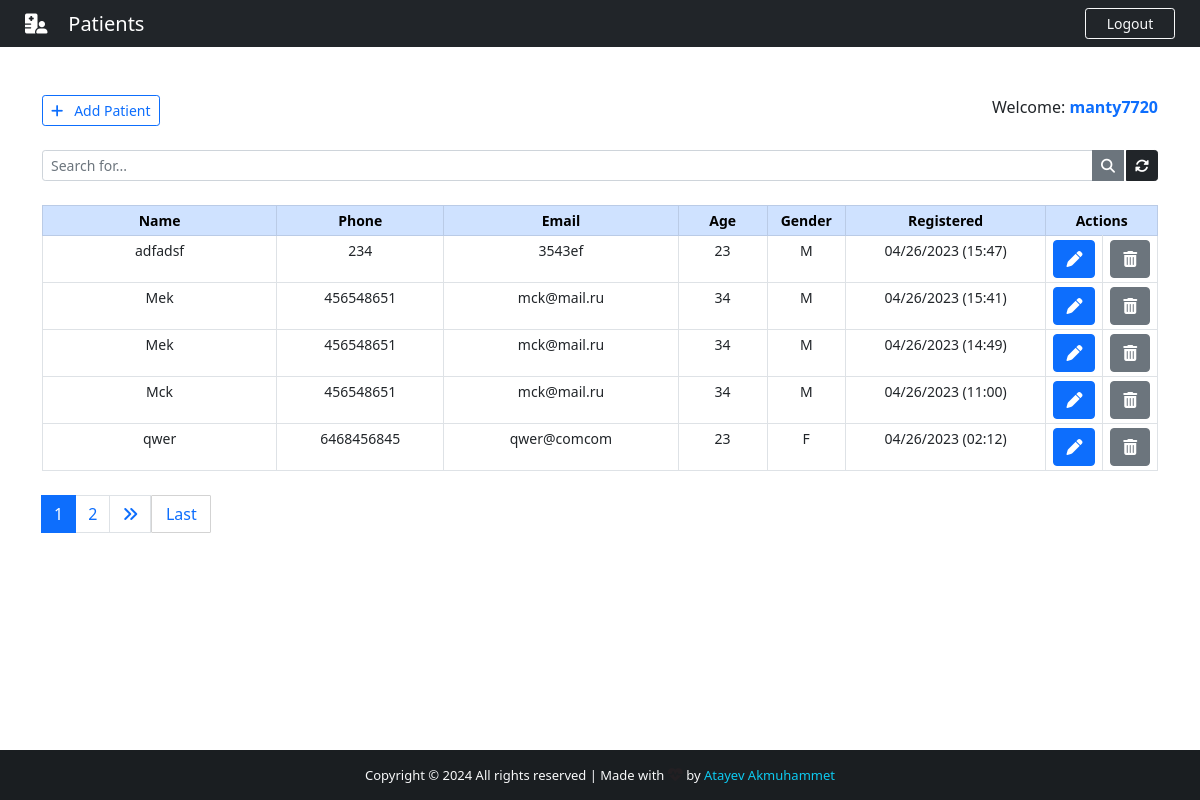
The page /backend/ (signed in) on the database its author committed.
### App/models.py (models this page shows, shortened)
class Patient(models.Model):
    GENDER = (
        ('M', 'M'),
        ('F', 'F'),
    )
    id = models.IntegerField(primary_key=True)
    name = models.CharField(max_length=40)
    phone = models.CharField(max_length=20)
    email = models.CharField(max_length=40)
    age = models.CharField(max_length=3)
    gender = models.CharField(max_length=1, null=True, choices=GENDER)
    note = models.TextField()
    created_at = models.DateTimeField(auto_now_add=True)

### App/views.py (the view)
# urls.py: path('backend/', views.backend, name='backend'),
@cache_control(no_cache=True, must_revalidade=True, no_store=True)
@login_required
def backend(request):
    if 'q' in request.GET:
        q = request.GET['q']
        all_patient_list = Patient.objects.filter (
            Q(name__icontains=q) | Q(phone__icontains=q) | Q(email__icontains=q) | Q(age__icontains=q) | Q(gender__icontains=q) | Q(note__icontains=q)
            ).order_by('-created_at')
    else:
        all_patient_list = Patient.objects.all().order_by('-created_at')
    paginator = Paginator(all_patient_list, 5)
    page = request.GET.get('page')
    all_patient = paginator.get_page(page)
    return render(request, 'backend.html', {'patients': all_patient})

### App/templates/backend.html (shortened to what this page needs)
{% extends 'base.html' %}
{% block navbar-content %}
<i class="fas fa-hospital-user"></i>&nbsp; &nbsp; Patients
{% endblock navbar-content %}
{% block btn-nav %}
<a href="{% url 'logout' %}" class="btn btn-outline-danger btn-sm border-light text-light" id="btn-nav">Logout</a>
{% endblock btn-nav %}
{% block content %}
<div class="container">
    <br><br>
    <div class="d-flex justify-content-between">
        <a href="{% url 'add_patient' %}" class="btn btn-outline-primary btn-sm"><i class="fas fa-plus"></i>&nbsp;&nbsp; Add Patient</a>
        <span>
            Welcome: <strong><span class="text-primary">{{ user.get_username }}</span></strong>
        </span>
    </div>
    <form method="GET">
        <div class="input-group input-group-sm mb-3 mt-4">
            <input name="q" type="text" class="form-control" placeholder="Search for..." value="{{ request.GET.q }}">
            <button class="btn btn-secondary"><i class="fas fa-search"></i></button>
            <a href="{% url 'backend' %}" class="btn btn-dark" style="margin-left: 2px;"><i class="fas fa-sync-alt"></i></a>
        </div>
    </form>
    <center>
        <table class="table table-bordered table-sm mt-4" style="text-align: center; font-size: 14px;">
            <thead class="table-primary">
                <tr>
                    <th style="width: 21%;">Name</th>
                    <th style="width: 15%;">Phone</th>
                    <th style="width: 21%;">Email</th>
                    <th style="width: 8%;">Age</th>
                    <th style="width: 7%;">Gender</th>
                    <th style="width: 18%;">Registered</th>
                    <th style="width: 10%;" colspan="2">Actions</th>
                </tr>
            </thead>
            {% for patient in patients %}
            <tr>
                <td>{{ patient.name }}</td>
                <td>{{ patient.phone }}</td>
                <td>{{ patient.email }}</td>
                <td>{{ patient.age }}</td>
                <td>{{ patient.gender }}</td>
                <td>{{ patient.created_at | date:'m/d/Y (H:i)' }}</td>
                <td>
                    <a class="btn btn-primary" href="/patient/{{ patient.id }}" title="Edit patient">
                        <i class="fas fa-pen"></i>
                    </a>
                </td>
                <td>
                    <a class="btn btn-secondary" href="/delete_patient/{{ patient.id }}" title="Delete patient">
                        <i class="fas fa-trash-alt"></i>
                    </a>
                </td>
            </tr>
            {% endfor %}
        </table>
    </center>
    <nav class="mt-4">
        {% if patients.has_other_pages %}
        <ul class="pagination justify-content-left">
            {% for i in patients.paginator.page_range %}
                {% if patients.number == i %}
                <li class="page-item active"><span class="page-link">{{ i }}</span></li>
                {% else %}
                <li class="page-item"><a class="page-link" href="?page={{ i }}">{{ i }}</a></li>
                {% endif %}
            {% endfor %}
            {% if patients.has_next %}
            <li class="page-item"><a class="page-link" href="?page={{ patients.next_page_number }}"><i class="fas fa-angle-double-right"></i></a></li>
            <a href="?page={{ patients.paginator.num_pages }}" class="btn btn-outline-primary" style="width: 60px; border-radius: 1px; border: 1px solid #d3d3d3;">Last</a>
            {% else %}
            <li class="page-item disabled"></li>
            {% endif %}
        </ul>
        {% endif %}
    </nav>
</div>
{% endblock content %}

### App/templates/base.html (shortened to what this page needs)
<!DOCTYPE html>
{% load static %}
<html lang="en">
  <head>
    <link rel="stylesheet" href="{% static 'App/css/style.css' %}" />
    <link
      href="https://cdn.jsdelivr.net/npm/bootstrap@5.0.2/dist/css/bootstrap.min.css"
      rel="stylesheet"
    />
    <link
      rel="stylesheet"
      href="https://cdnjs.cloudflare.com/ajax/libs/font-awesome/6.4.0/css/all.min.css"
    />
  </head>
  <body>
    <div class="wrapper">
      <header>
        <nav class="navbar navbar-expand-lg navbar-dark bg-dark">
          <div class="col-sm">
            <a class="navbar-brand flex-grow-1" style="text-align: center; color: #fff; margin-left: 25px">
              {% block navbar-content %}{% endblock navbar-content %}
            </a>
          </div>
          <div class="col-sm">
            {% block btn-nav %}{% endblock btn-nav %}
          </div>
        </nav>
      </header>
      {% block content %} {% endblock content%}
    </div>
    <footer class="bg-dark text-center text-lg-start text-light" id="footer">
      <div class="text-center p-3" style="background-color: rgba(0, 0, 0, 0.2)">
        Copyright &copy; {% now "Y" %} <span>All rights reserved</span> | Made with
        <i class="text-danger fas fa-heartbeat blink_me" style="font-size: 15px"></i> by
        <a href="#" target="_blank" style="color: #0dcaf0; text-decoration: none">Atayev Akmuhammet</a>
      </div>
    </footer>
  </body>
</html>

### App/static/App/css/style.css (style rules this page uses)
html, body { height: 100%; margin: 0; max-width: 100%; overflow: hidden; }
#btn-nav { width: 90px; float: right; margin-right: 25px; }
.wrapper { min-height: 100%; margin-bottom: -50px; }
#footer, .push { height: 50px; font-size: 13px; }

### rows shown on the page
Patient: name "adfadsf", phone "234", email "3543ef", age "23", gender "M", created_at "04/26/2023 (15:47)"
Patient: name "Mek", phone "456548651", email "mck@mail.ru", age "34", gender "M", created_at "04/26/2023 (15:41)"
Patient: name "Mek", phone "456548651", email "mck@mail.ru", age "34", gender "M", created_at "04/26/2023 (14:49)"
Patient: name "Mck", phone "456548651", email "mck@mail.ru", age "34", gender "M", created_at "04/26/2023 (11:00)"
Patient: name "qwer", phone "6468456845", email "qwer@comcom", age "23", gender "F", created_at "04/26/2023 (02:12)"

### other values the page prints
{{ user.get_username }} "manty7720"
{{ i }} "1"
{{ i }} "2"
